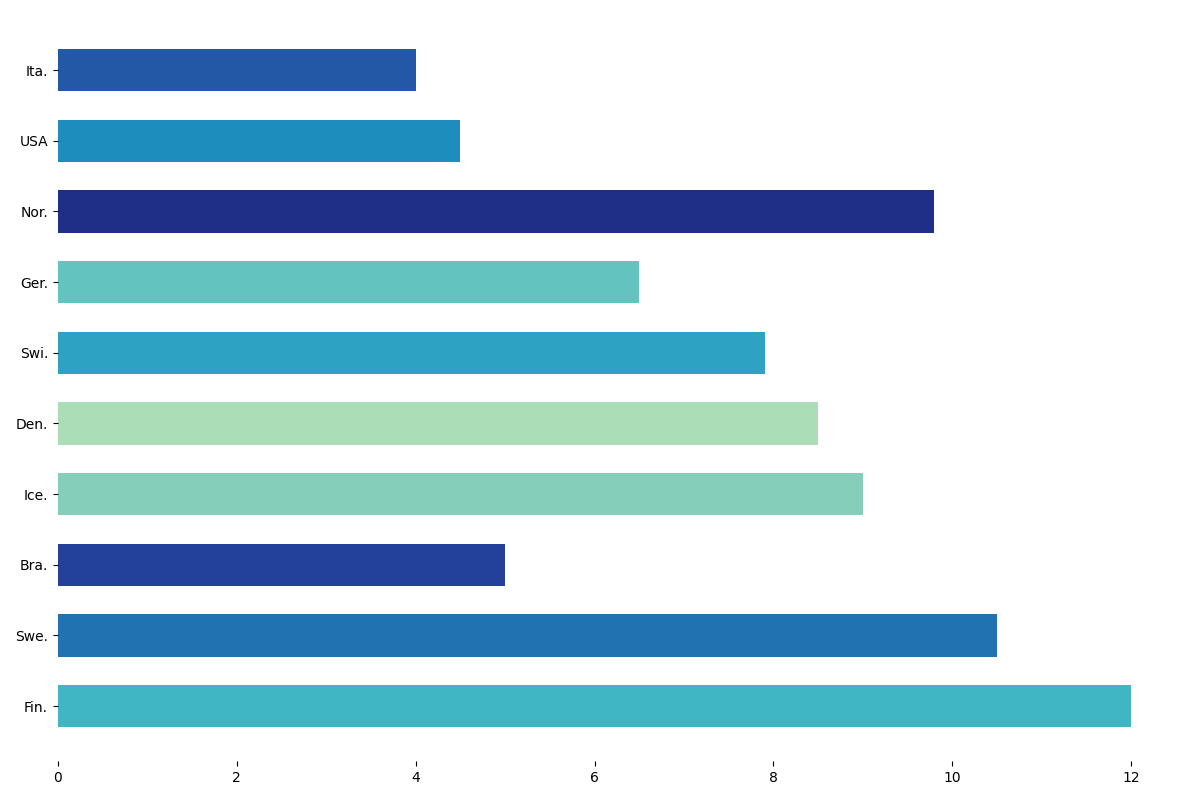

Write the Python code that produced this figure.
import matplotlib.pyplot as plt
import numpy as np

# Shortened country names
countries = ['Fin.', 'Swe.', 'Bra.', 'Ice.', 'Den.', 
             'Swi.', 'Ger.', 'Nor.', 'USA', 'Ita.']
consumption = np.array([12.0, 10.5, 5.0, 9.0, 8.5, 7.9, 6.5, 9.8, 4.5, 4.0])

color_map = plt.get_cmap("YlGnBu")
colors = color_map(np.linspace(0.3, 0.9, len(countries)))

colors_shuffled = [
    colors[3], colors[6], colors[8], colors[1], colors[0], 
    colors[4], colors[2], colors[9], colors[5], colors[7]
]

fig, ax = plt.subplots(figsize=(12, 8))

ax.barh(countries, consumption, color=colors_shuffled, height=0.6)

# Remove borders
ax.spines['top'].set_visible(False)
ax.spines['right'].set_visible(False)
ax.spines['left'].set_visible(False)
ax.spines['bottom'].set_visible(False)

# Remove grid, title, and axis labels for this task
ax.xaxis.grid(False)

plt.tight_layout()
plt.show()
